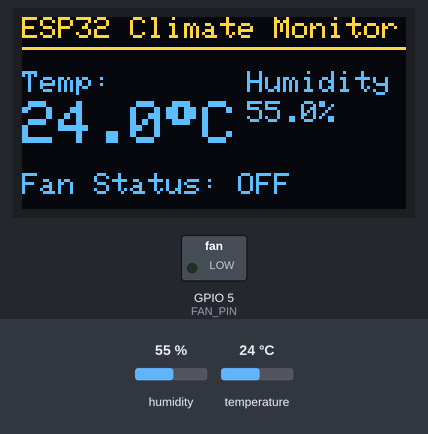
A program run on a simulated ESP32. On the bench: 128×64 one-colour display, switched loads named in the program (green lamp = pin HIGH). The inputs (shaded band) are chosen by the test bench; at power-on: temperature 24 °C, humidity 55 %. The OLED is the two-colour kind (top 16 rows yellow).

Above: at 4.6 s.
4.7 s: temperature set to 27.4 °C
At 7.3 s:
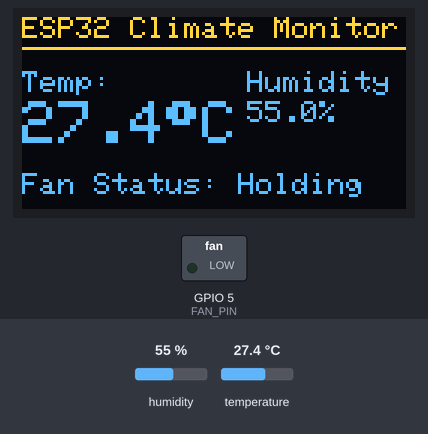
7.7 s: temperature set to 28.4 °C
At 9.0 s:
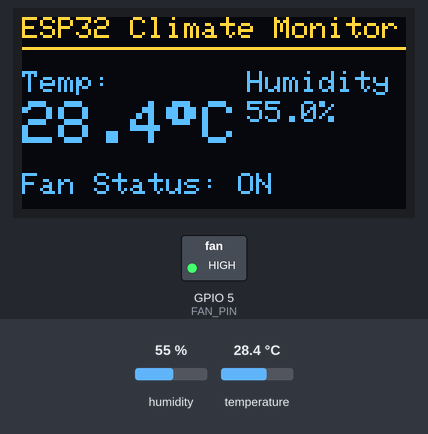
10.7 s: humidity set to 22 %
At 13.1 s:
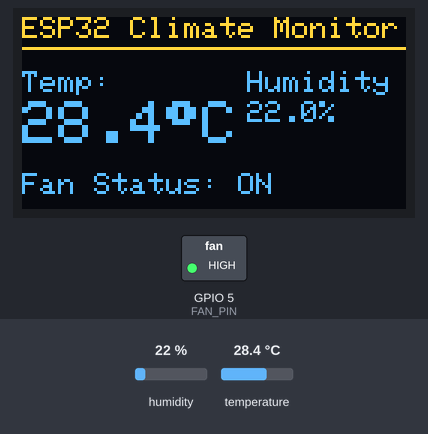
13.7 s: temperature set to 25.7 °C
At 14.5 s:
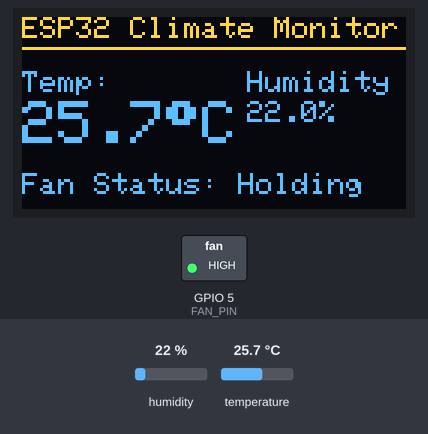
16.7 s: temperature set to 24.6 °C
At 18.6 s:
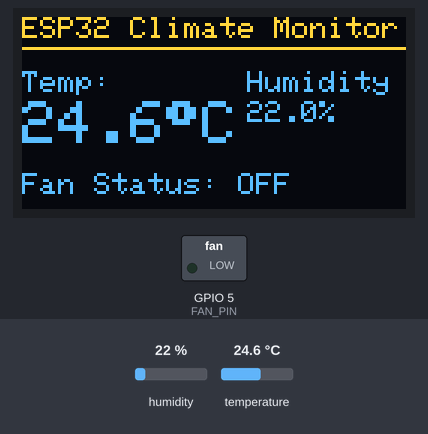
19.8 s: temperature set to 28 °C
At 21.3 s:
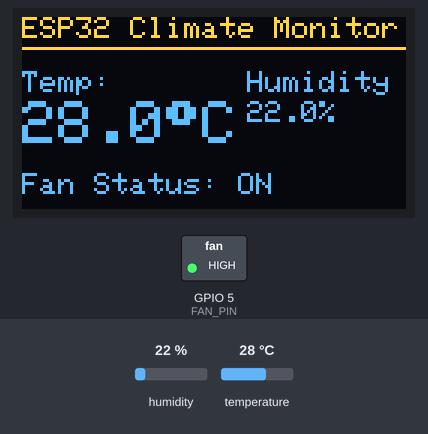
Timing chart, 0 to 22.8 s (numbered marks = the images above; inputs shaded):
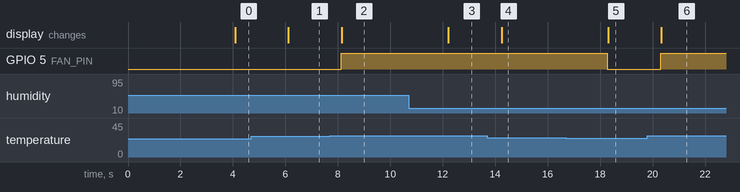

The program:

main.cpp
```cpp
#include <Arduino.h>

#include <Wire.h>
#include <Adafruit_GFX.h>
#include <Adafruit_SSD1306.h>
#include <DHT.h>

#define SCREEN_WIDTH 128 // OLED display width, in pixels
#define SCREEN_HEIGHT 64 // OLED display height, in pixels

// Declaration for an SSD1306 display connected to I2C (SDA, SCL pins)
#define OLED_RESET     -1 // Reset pin # (or -1 if sharing Arduino reset pin)
#define SCREEN_ADDRESS 0x3C ///< See datasheet for Address; 0x3D for 128x64, 0x3C for others
Adafruit_SSD1306 display(SCREEN_WIDTH, SCREEN_HEIGHT, &Wire, OLED_RESET);

// DHT22 Settings
#define DHTPIN 4       // Digital pin connected to the DHT22 data pin
#define DHTTYPE DHT22  // Defining DHT 22
DHT dht(DHTPIN, DHTTYPE);

// Fan / Relay Settings
#define FAN_PIN 5      // Digital pin connected to the relay module

// Temperature Thresholds (in Celsius)
const float TEMP_ON = 28.0;   // Turn fan ON if temp reaches or exceeds this
const float TEMP_OFF = 25.0;  // Turn fan OFF if temp drops to or below this

void setup() {
  Serial.begin(115200);

  // Initialize pins
  pinMode(FAN_PIN, OUTPUT);
  digitalWrite(FAN_PIN, LOW); // Ensure fan starts OFF

  // Initialize DHT sensor
  dht.begin();

  // Initialize the OLED display with address 0x3C
  if(!display.begin(SSD1306_SWITCHCAPVCC, SCREEN_ADDRESS)) {
    Serial.println(F("SSD1306 allocation failed"));
    for(;;); // Don't proceed, loop forever
  }

  // Clear the buffer
  display.clearDisplay();

  // Configure text properties
  display.setTextSize(1);      // Normal 1:1 pixel scale
  display.setTextColor(SSD1306_WHITE); // Draw white text
  display.setCursor(0, 0);     // Start at top-left corner (x=0, y=0)

  // Write startup text to buffer
  display.println(F("System Initializing..."));
  display.display();
  delay(2000);
}

void loop() {
  // DHT22 requires at least 2 seconds between readings
  delay(2000);

  // Read humidity and temperature
  float humidity = dht.readHumidity();
  float temperature = dht.readTemperature();

  // Clear the display buffer for the new frame
  display.clearDisplay();
  display.setCursor(0, 0);
  display.setTextSize(1);

  // Check if readings failed (sensor not detected / loose wire)
  if (isnan(humidity) || isnan(temperature)) {
    Serial.println(F("Failed to read from DHT sensor!"));
    display.println(F("DHT readings not") );
    display.println(F("detected!"));
    display.display();
    return; // Skip the rest of the loop until the sensor is fixed
  }

  // Fan control logic with hysteresis
  if (temperature >= TEMP_ON) {
    digitalWrite(FAN_PIN, HIGH); // Turn Fan ON
  } else if (temperature <= TEMP_OFF) {
    digitalWrite(FAN_PIN, LOW);  // Turn Fan OFF
  }

  // Display Header
  display.println(F("ESP32 Climate Monitor"));
  display.drawLine(0, 10, 128, 10, SSD1306_WHITE);

  // Temperature Reading
  display.setCursor(0, 18);
  display.print(F("Temp: "));
  display.setTextSize(2);
  display.setCursor(0, 28);
  display.print(temperature, 1);
  display.print((char)247); // Degree symbol
  display.print(F("C"));

  // Humidity Reading
  display.setTextSize(1);
  display.setCursor(75, 18);
  display.print(F("Humidity:"));
  display.setCursor(75, 28);
  display.print(humidity, 1);
  display.print(F("%"));

  // Fan Status Footer
  display.setCursor(0, 52);
  display.print(F("Fan Status: "));
  display.print(temperature >= TEMP_ON ? F("ON") : (temperature <= TEMP_OFF ? F("OFF") : F("Holding")));

  // Render everything onto the OLED screen
  display.display();
}
```

Measured:
- the behaviour switches between 27.9 and 28 °C on temperature (found by bisection; images 1 and 2)
- the behaviour switches between 25.1 and 25 °C on temperature (found by bisection; images 4 and 5)
- after the input at 4.7 s, the display: changes after 1.4 s (image 1)
- after the input at 7.7 s, GPIO 5 (FAN_PIN): LOW → HIGH after 0.42 s; the display: changes after 0.45 s (image 2)
- after the input at 10.7 s, the display: changes after 1.5 s (image 3)
- after the input at 13.7 s, the display: changes after 0.54 s (image 4)
- after the input at 16.7 s, GPIO 5 (FAN_PIN): HIGH → LOW after 1.6 s; the display: changes after 1.6 s (image 5)
- after the input at 19.8 s, GPIO 5 (FAN_PIN): LOW → HIGH after 0.51 s; the display: changes after 0.53 s (image 6)
